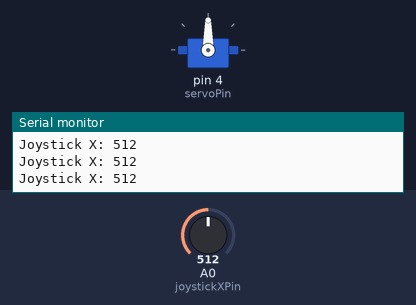
Bench run of a sketch on a simulated Arduino Uno, built with avr-gcc and run on an emulated ATmega328P. On the bench: servo, the last lines printed to the serial monitor. Inputs (shaded band) come from the test bench; at power-on: A0 (joystickXPin) = 512.

Above: at 1.2 s.
1.3 s: A0 (joystickXPin) set to 410
4.3 s: A0 (joystickXPin) set to 392
At 4.9 s:
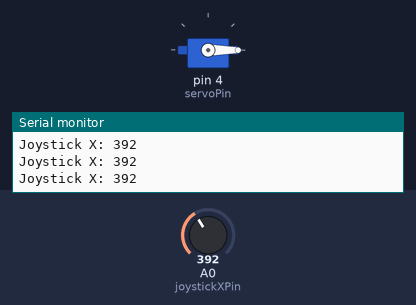
6.0 s: A0 (joystickXPin) set to 583
9.0 s: A0 (joystickXPin) set to 616
At 9.8 s:
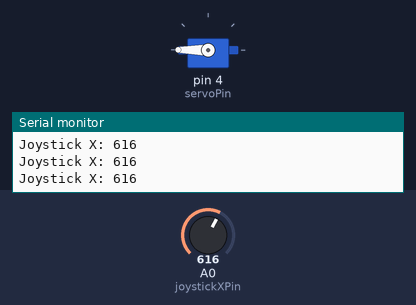
10.9 s: A0 (joystickXPin) set to 0
At 11.06 s:
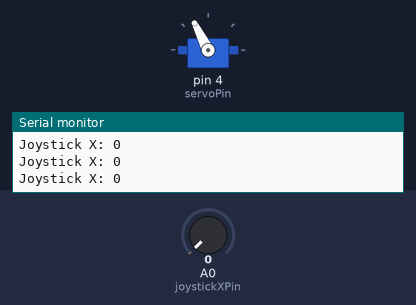
12.8 s: A0 (joystickXPin) set to 610
At 13.18 s:
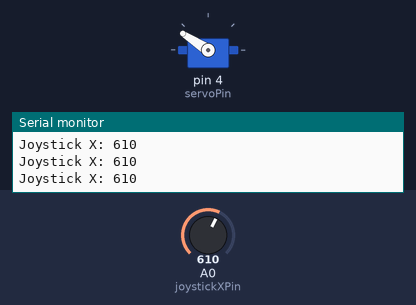
Timing chart, 0 to 15.7 s (numbered marks = the images above; inputs shaded):
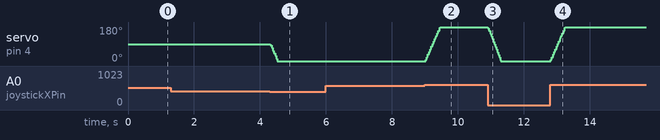

The sketch:

goalkeeper.ino
```cpp
#include <Servo.h>

Servo goalkeeperServo;

const int servoPin = 4;
const int joystickXPin = A0;

int servoAngle = 90; // starting position, middle

void setup() {
  goalkeeperServo.attach(servoPin);
  goalkeeperServo.write(servoAngle);

  Serial.begin(9600);
}

void loop() {
  int joystickX = analogRead(joystickXPin);

  // Print joystick value so you can see what it is doing
  Serial.print("Joystick X: ");
  Serial.println(joystickX);

  // Joystick centre is usually around 512
  // Left = lower values, right = higher values
  if (joystickX < 400) {
    servoAngle -= 7; // move left
  }
  else if (joystickX > 600) {
    servoAngle += 7; // move right
  }

  servoAngle = constrain(servoAngle, 0, 180);

  goalkeeperServo.write(servoAngle);

  delay(10);
}
```

Measured:
- the behaviour switches between 400 and 399 on A0 (joystickXPin) (found by bisection; images 0 and 1)
- the behaviour switches between 600 and 601 on A0 (joystickXPin) (found by bisection; images 1 and 2)
- after the input at 4.3 s, servo on pin 4 (servoPin): 90° → 0° at once
- after the input at 9.0 s, servo on pin 4 (servoPin): moves from 0° to 180° over 0.44 s, starting at once
- after the input at 10.9 s, servo on pin 4 (servoPin): moves from 180° to 0° over 0.39 s, starting at once
- after the input at 12.8 s, servo on pin 4 (servoPin): moves from 0° to 180° over 0.44 s, starting at once
